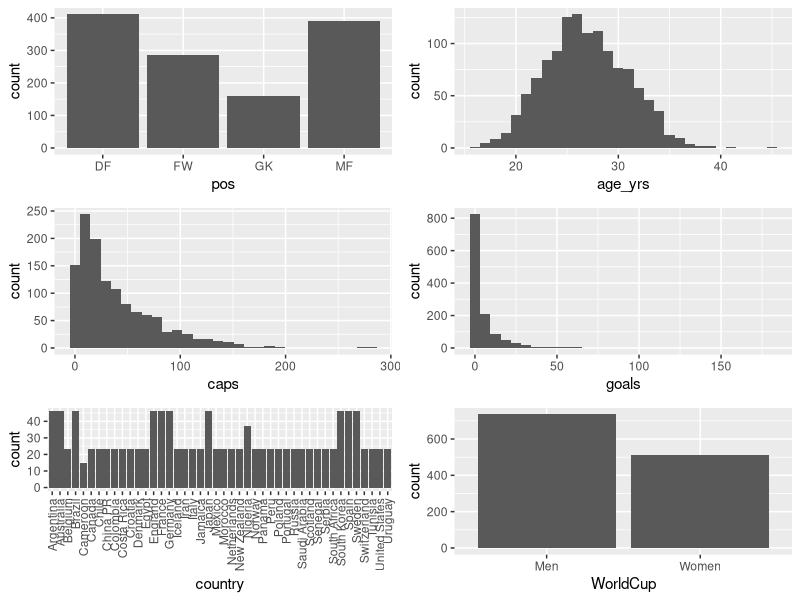
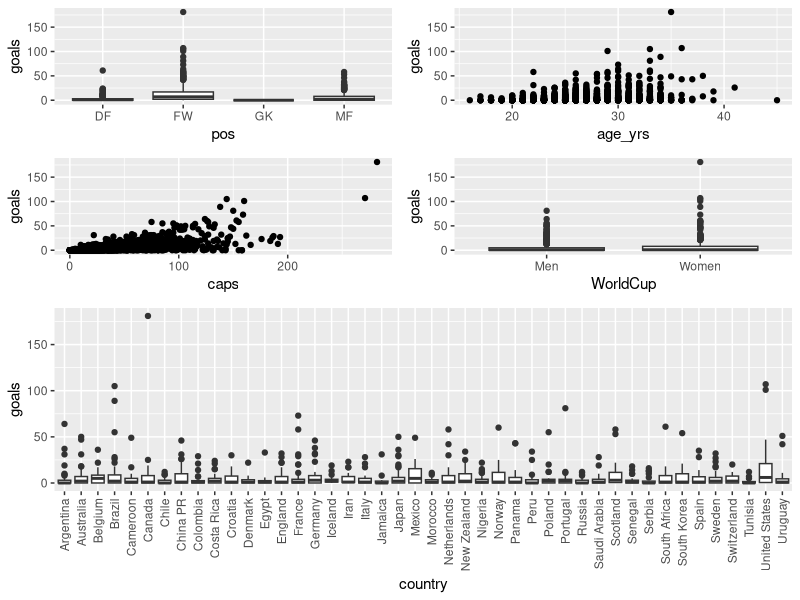
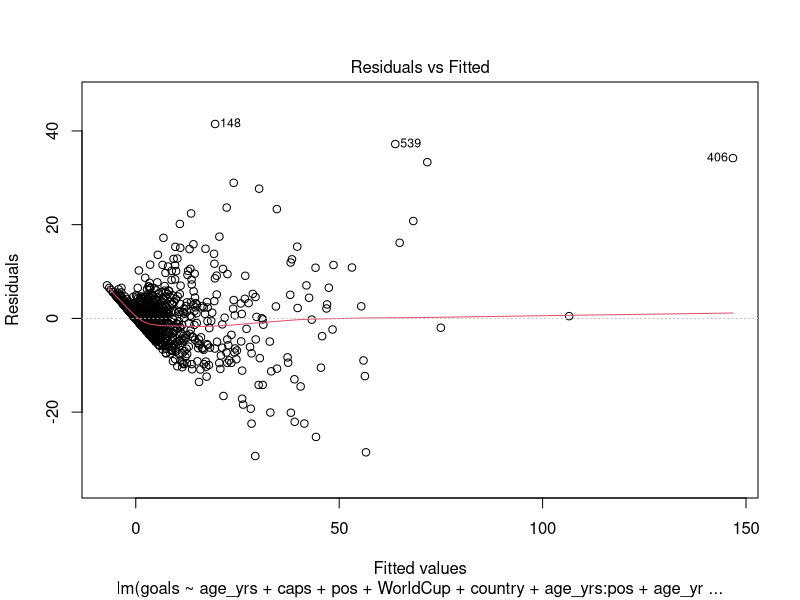
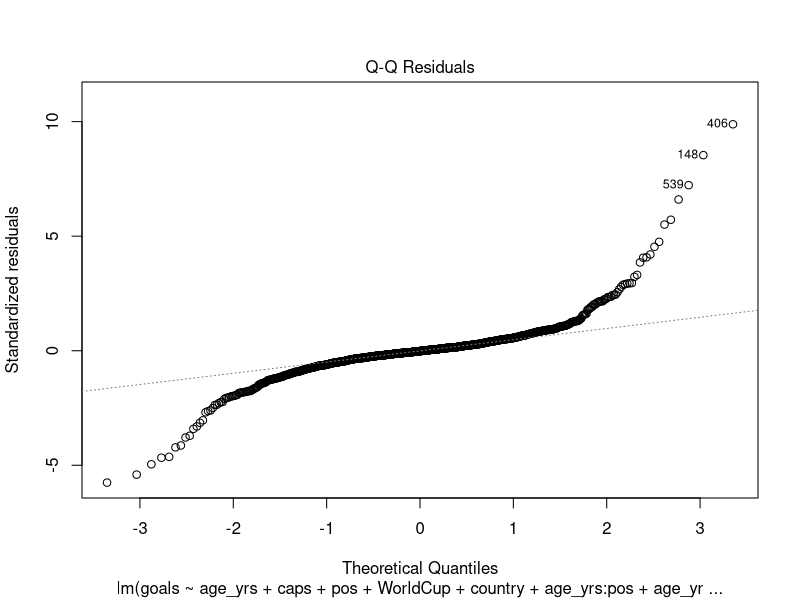

Generate these figures, in order, with R: (Note: this script raises an error after producing the figures.)
## ---- chunk 1
FIFA_Data_Full = read.csv("soccer.csv")
FIFA_Data = FIFA_Data_Full[,c(3,5,6,7,9,11)]
## ---- chunk 2
FIFA_Data[,c(1,5,6)] <- lapply(FIFA_Data[,c(1,5,6)], as.factor)
FIFA_Data = FIFA_Data[complete.cases(FIFA_Data),]
## ---- chunk 3
library(ggplot2)
library(ggpubr)
f1 <- ggplot(FIFA_Data,aes(x=pos))+geom_bar()
f2 <- ggplot(FIFA_Data,aes(x=age_yrs))+geom_histogram()
f3 <- ggplot(FIFA_Data,aes(x=caps))+geom_histogram()
f4 <- ggplot(FIFA_Data,aes(x=goals))+geom_histogram()
f5 <- ggplot(FIFA_Data,aes(x=country))+geom_bar()+
  theme(axis.text.x = element_text(angle = 90, vjust = 0.5,hjust=1))
f6 <- ggplot(FIFA_Data,aes(x=WorldCup))+geom_bar()
ggarrange(f1,f2,f3,f4,f5,f6,nrow=3,ncol=2)
## ---- chunk 4
g1 <- ggplot(FIFA_Data,aes(x=pos,y=goals))+geom_boxplot()
g2 <- ggplot(FIFA_Data,aes(x=age_yrs,y=goals))+geom_point()
g3 <- ggplot(FIFA_Data,aes(x=caps,y=goals))+geom_point()
g4 <- ggplot(FIFA_Data,aes(x=country,y=goals))+geom_boxplot()+
  theme(axis.text.x = element_text(angle = 90, vjust = 0.5,hjust=1))
g5 <- ggplot(FIFA_Data,aes(x=WorldCup,y=goals))+geom_boxplot()
ggarrange(ggarrange(g1,g2,g3,g5,nrow=2,ncol=2),g4,nrow=2,ncol=1)
## ---- chunk 5
FIFA.mlr = lm(goals~age_yrs+caps+pos+WorldCup+country+
                age_yrs:pos+age_yrs:WorldCup+age_yrs:country+
                caps:pos+caps:country,data=FIFA_Data)
## ---- chunk 6
fifa.leverages = lm.influence(FIFA.mlr)$hat
n=dim(FIFA_Data)[1]
p=length(variable.names(FIFA.mlr))
fifa.leverages.high = fifa.leverages[fifa.leverages>2*p/n]
length(fifa.leverages.high)

IQR_goals = IQR(FIFA_Data$goals)
QT1_goals = quantile(FIFA_Data$goals,0.25)
QT3_goals = quantile(FIFA_Data$goals,0.75)
lower_lim_gaols = QT1_goals - IQR_goals
upper_lim_goals = QT3_goals + IQR_goals
vector_lim_goals = c(lower_lim_gaols,upper_lim_goals)

fifa.highlev = FIFA_Data[fifa.leverages>2*p/n,]
fifa.highlev_lower = fifa.highlev[fifa.highlev$goals < vector_lim_goals[1], ]
fifa.highlev_upper = fifa.highlev[fifa.highlev$goals > vector_lim_goals[2], ]
fifa.highlev2 = rbind(fifa.highlev_lower,fifa.highlev_upper)
fifa.highlev2
dim(fifa.highlev2)[1]
## ---- chunk 7
fifa.resid = rstudent(FIFA.mlr)
fifa.resid.sorted = sort(abs(fifa.resid), decreasing=TRUE)[1:20]
fifa.resid.sorted

bonferroni_cv = qt(.05/(2*n), n-p-1) 
bonferroni_cv

length(which(fifa.resid>abs(bonferroni_cv)))
## ---- chunk 8
fifa.cooks = cooks.distance(FIFA.mlr)
sort(fifa.cooks, decreasing = TRUE)[1:10]
## ---- chunk 9
plot(FIFA.mlr,which=1)
library(lmtest)
bptest(FIFA.mlr)
## ---- chunk 10
plot(FIFA.mlr,which=2) #Shows departure from normality at the both ends
#We use K-S test as the n>50
ks.test(FIFA.mlr$residuals,"pnorm") #Normality violated 
## ---- chunk 11
#trying to fix normality by transformation (does not work as some players have 0 goals)
FIFA_Data$goals_plus1 = FIFA_Data$goals+1
FIFA.mlr_plus1 = lm(goals_plus1~age_yrs+caps+pos+WorldCup+country+
                      age_yrs:pos+age_yrs:WorldCup+age_yrs:country+
                      caps:pos+caps:country,data=FIFA_Data)
library(MASS)
fifa.transformation = boxcox(FIFA.mlr_plus1, lambda=seq(-2,2, length=400))
lambda <- fifa.transformation$x[which.max(fifa.transformation$y)]
lambda
## ---- chunk 12
FIFA_Data$goals_plus1_trans = (FIFA_Data$goals_plus1^(-0.1)-1)/(-0.1)
FIFA.mlr_plus1_trans = lm(goals_plus1_trans~age_yrs+caps+pos+WorldCup+country+
                            age_yrs:pos+age_yrs:WorldCup+age_yrs:country+
                            caps:pos+caps:country,data=FIFA_Data)
## ---- chunk 13
plot(FIFA.mlr_plus1_trans,which=1)
plot(FIFA.mlr_plus1_trans,which=2)
## ---- chunk 14
cor(FIFA_Data$age_yrs,FIFA_Data$caps)
## ---- chunk 15
fifa.leverages.plus1_trans = lm.influence(FIFA.mlr_plus1_trans)$hat
fifa.leverages.plus1_trans.high = fifa.leverages.plus1_trans[fifa.leverages.plus1_trans>2*p/n]
length(fifa.leverages.plus1_trans.high)
## ---- chunk 16
#classifying into good and bad
# Calculate the IQR for the dependent variable 
IQR_goals_plus1_trans = IQR(FIFA_Data$goals_plus1_trans)

#Define a range with its lower limit being (Q1 - IQR) and upper limit being (Q3 + IQR) 
QT1_goals_plus1_trans = quantile(FIFA_Data$goals_plus1_trans,0.25)
QT3_goals_plus1_trans = quantile(FIFA_Data$goals_plus1_trans,0.75)

lower_lim_gaols_plus1_trans = QT1_goals_plus1_trans - IQR_goals_plus1_trans
upper_lim_goals_plus1_trans = QT3_goals_plus1_trans + IQR_goals_plus1_trans

vector_lim_goals_plus1_trans = c(lower_lim_gaols_plus1_trans,upper_lim_goals_plus1_trans)

# Extract observations with high leverage points from the original data frame 
fifa.highlev.plus1_trans = FIFA_Data[fifa.leverages.plus1_trans>2*p/n,]

# Select only the observations with leverage points outside the range 
fifa.highlev_lower.plus1_trans = fifa.highlev.plus1_trans[fifa.highlev.plus1_trans$goals_plus1_trans < vector_lim_goals_plus1_trans[1], ]
fifa.highlev_upper.plus1_trans = fifa.highlev.plus1_trans[fifa.highlev.plus1_trans$goals_plus1_trans > vector_lim_goals_plus1_trans[2], ]
fifa.highlev2.plus1_trans = rbind(fifa.highlev_lower.plus1_trans,fifa.highlev_upper.plus1_trans)
fifa.highlev2.plus1_trans
dim(fifa.highlev2.plus1_trans)[1]
## ---- chunk 17
#Outlier detection
fifa.resid.plus1_trans = rstudent(FIFA.mlr_plus1_trans)
fifa.resid.sorted.plus1_trans = sort(abs(fifa.resid.plus1_trans), decreasing=TRUE)[1:20]
fifa.resid.sorted.plus1_trans
print(abs(bonferroni_cv))
length(which(fifa.resid.plus1_trans>abs(bonferroni_cv)))
#No outliers are found
## ---- chunk 18
#Influential observations
fifa.cooks.plus1_trans = cooks.distance(FIFA.mlr_plus1_trans)
sort(fifa.cooks.plus1_trans, decreasing = TRUE)[1:10]
## ---- chunk 19
anova(FIFA.mlr_plus1_trans)
## ---- chunk 20
Emelyne = FIFA_Data[7,]
predict.lm(FIFA.mlr_plus1_trans,Emelyne,interval = "confidence")
predict.lm(FIFA.mlr_plus1_trans,Emelyne,interval = "prediction")
## ---- chunk 21
Estimated = predict.lm(FIFA.mlr_plus1_trans,Emelyne,interval = "confidence")
Estimated_Back_Transformed = ((Estimated*(-0.1)+1)^(1/(-0.1)))-1
Estimated_Back_Transformed
## ---- chunk 22
Predicted = predict.lm(FIFA.mlr_plus1_trans,Emelyne,interval = "prediction")
Predicted_Back_Transformed = ((Predicted*(-0.1)+1)^(1/(-0.1)))-1
Predicted_Back_Transformed
## ---- chunk 23
summary(FIFA.mlr_plus1_trans)
